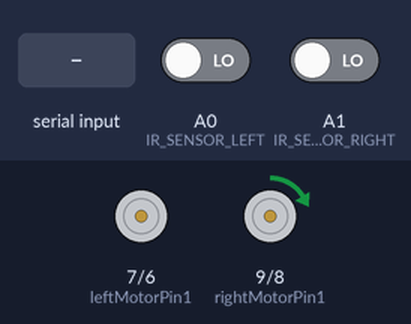
A sketch run on a simulated Arduino Uno, built with avr-gcc and run on an emulated ATmega328P. Parts: motor-driver pin pairs drawn as motors (green arrow = first pin HIGH = forward, orange = second pin HIGH = backward, longer = more drive, scaled by the enable pin). The test bench sets the inputs (shaded band); at power-on: A1 (IR_SENSOR_RIGHT) LOW, A0 (IR_SENSOR_LEFT) LOW.

Above: at 1.2 s.
1.3 s: "S90\n" received over Serial
At 1.39 s:
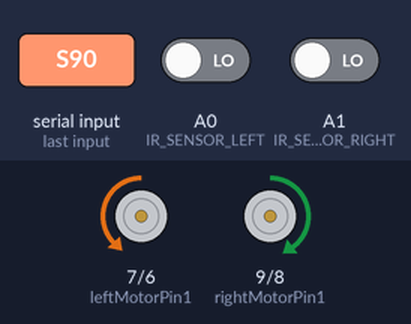
4.3 s: A1 (IR_SENSOR_RIGHT) driven HIGH
5.8 s: A0 (IR_SENSOR_LEFT) driven HIGH
At 6.5 s:
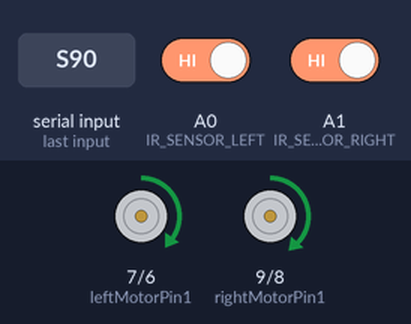
7.3 s: A0 (IR_SENSOR_LEFT) driven LOW
At 7.9 s:
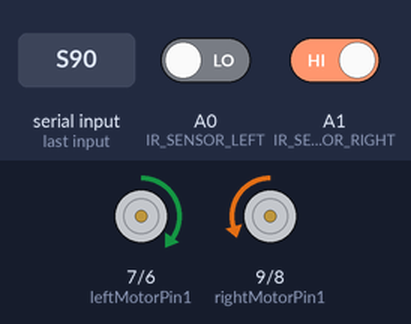
8.8 s: A1 (IR_SENSOR_RIGHT) driven LOW
At 8.97 s:
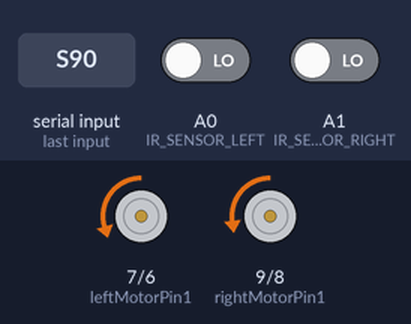
Timing chart, 0 to 12.8 s (numbered marks = the images above; inputs shaded):
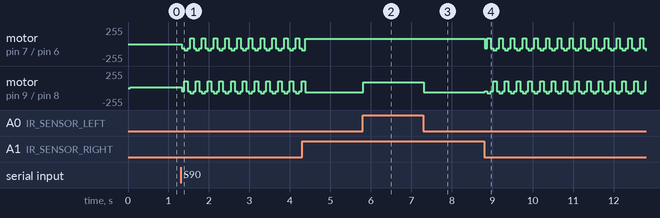

Measured:
- after the input at 5.8 s, motor on pin 9 (rightMotorPin1) / pin 8 (rightMotorPin2): backward 60/255 → forward 90/255 at once
- after the input at 7.3 s, motor on pin 9 (rightMotorPin1) / pin 8 (rightMotorPin2): forward 90/255 → backward 60/255 at once

The sketch:

ARDUINO1_CODE.ino
```cpp
#include <SPI.h>
#include <MFRC522.h>
#include <Wire.h>          // ✅ ADDED (I2C for Arduino-3)

#define SS_PIN   4
#define RST_PIN  3

MFRC522 rfid(SS_PIN, RST_PIN);

// ---------------- RFID UID LIST ----------------
byte station0_UID[] = {0x91, 0x00, 0x63, 0x0C};   // COUNTER
byte station1_UID[] = {0x33, 0x0D, 0x5C, 0x1F};
byte station2_UID[] = {0xB0, 0xDC, 0x95, 0x0E};
byte station3_UID[] = {0x31, 0x47, 0x10, 0x0C};
byte station4_UID[] = {0x41, 0xB9, 0xEF, 0x1D};
byte station5_UID[] = {0xA0, 0xEF, 0x46, 0x0E};
byte station6_UID[] = {0x31, 0xE4, 0x1C, 0x0C};

int selectedStation = 0;
bool stopFlag = false;
bool startFlag = false;
bool returningToCounter = false;

// ---------------- LINE FOLLOWER ----------------
#define IR_SENSOR_RIGHT A1
#define IR_SENSOR_LEFT  A0

int forwardSpeed = 80;
int turnStrength = 80;
int softTurn     = 70;

int rightTrim = 10;
int leftTrim  = 0;

int wiggleDirection = 0;

// ---------------- MOTOR PINS ----------------
int enableRightMotor = 10;
int rightMotorPin1   = 9;
int rightMotorPin2   = 8;

int enableLeftMotor  = 5;
int leftMotorPin1    = 7;
int leftMotorPin2    = 6;

// ---------------- UID COMPARE ----------------
bool compareUID(byte *tagUID) {
  for (byte i = 0; i < 4; i++) {
    if (rfid.uid.uidByte[i] != tagUID[i]) return false;
  }
  return true;
}

// ---------------- RFID CHECK ----------------
void checkRFID() {
  if (!rfid.PICC_IsNewCardPresent()) return;
  if (!rfid.PICC_ReadCardSerial()) return;

  if (!returningToCounter) {
    if (selectedStation == 1 && compareUID(station1_UID)) stopFlag = true;
    if (selectedStation == 2 && compareUID(station2_UID)) stopFlag = true;
    if (selectedStation == 3 && compareUID(station3_UID)) stopFlag = true;
    if (selectedStation == 4 && compareUID(station4_UID)) stopFlag = true;
    if (selectedStation == 5 && compareUID(station5_UID)) stopFlag = true;
    if (selectedStation == 6 && compareUID(station6_UID)) stopFlag = true;
  }

  if (returningToCounter && compareUID(station0_UID)) {
    rotateMotor(0, 0);
    Serial.println("H");
    startFlag = false;
    returningToCounter = false;
  }

  rfid.PICC_HaltA();
  rfid.PCD_StopCrypto1();
  delay(150);
}

void setup() {
  Serial.begin(9600);
  SPI.begin();
  Wire.begin();           // ✅ ADDED (I2C MASTER)
  rfid.PCD_Init();

  pinMode(enableRightMotor, OUTPUT);
  pinMode(rightMotorPin1, OUTPUT);
  pinMode(rightMotorPin2, OUTPUT);

  pinMode(enableLeftMotor, OUTPUT);
  pinMode(leftMotorPin1, OUTPUT);
  pinMode(leftMotorPin2, OUTPUT);

  pinMode(IR_SENSOR_RIGHT, INPUT);
  pinMode(IR_SENSOR_LEFT, INPUT);

  rotateMotor(0, 0);
}

// ================= MAIN LOOP =================
void loop() {

  if (Serial.available()) {
    char cmd = Serial.read();

    if (cmd == 'S') {
      selectedStation = Serial.parseInt();
      startFlag = true;
      stopFlag = false;
      returningToCounter = false;
    }
    else if (cmd == 'C') {
      startFlag = false;
      stopFlag = false;
      returningToCounter = false;
      rotateMotor(0, 0);
      return;
    }
  }

  if (!startFlag) {
    rotateMotor(0, 0);
    return;
  }

  checkRFID();

  if (stopFlag) {
    rotateMotor(0, 0);
    Serial.println("R");

    // 🔥 ARM TRIGGER (Arduino-3)
    Wire.beginTransmission(0x09);
    Wire.write('A');
    Wire.endTransmission();

    delay(30000);

    rotateMotor(-90, 90);
    delay(4200);
    rotateMotor(0, 0);

    Serial.println("B");
    returningToCounter = true;
    stopFlag = false;
  }

  int right = digitalRead(IR_SENSOR_RIGHT);
  int left  = digitalRead(IR_SENSOR_LEFT);

  if (right == LOW && left == LOW) {
    rotateMotor(-60, -60);
    delay(60);

    if (wiggleDirection == 0) {
      rotateMotor(90, -90);
      wiggleDirection = 1;
    } else {
      rotateMotor(-90, 90);
      wiggleDirection = 0;
    }

    delay(60);
    return;
  }

  if (left == HIGH && right == LOW) {
    rotateMotor(turnStrength, -softTurn);
    return;
  }

  if (right == HIGH && left == LOW) {
    rotateMotor(-softTurn, turnStrength);
    return;
  }

  if (right == HIGH && left == HIGH) {
    rotateMotor(forwardSpeed, forwardSpeed);
    return;
  }
}

// ---------------- MOTOR CONTROL ----------------
void rotateMotor(int rightSpeed, int leftSpeed) {

  rightSpeed += rightTrim;
  leftSpeed  += leftTrim;

  digitalWrite(rightMotorPin1, rightSpeed > 0);
  digitalWrite(rightMotorPin2, rightSpeed < 0);

  digitalWrite(leftMotorPin1, leftSpeed > 0);
  digitalWrite(leftMotorPin2, leftSpeed < 0);

  analogWrite(enableRightMotor, abs(rightSpeed));
  analogWrite(enableLeftMotor,  abs(leftSpeed));
}
```
